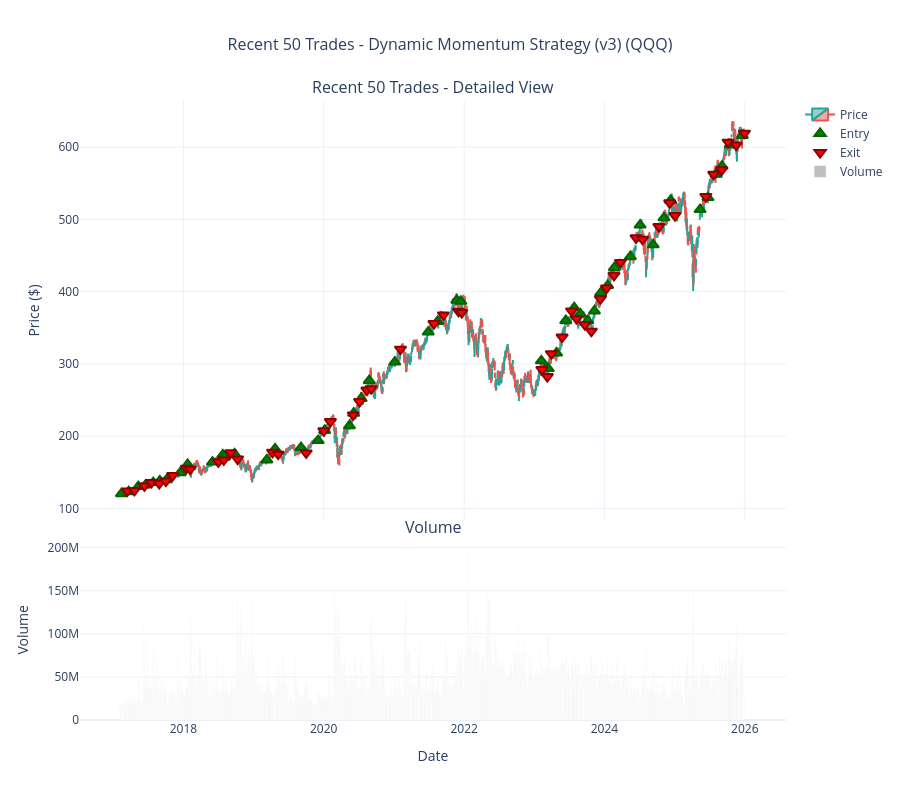

Notebook code cell kept with this figure:
### Code cell
# Create a focused chart for the most recent 50 trades (for detailed analysis)
if len(results_dynamic['trades']) > 0:
    trades_df = results_dynamic['trades'].copy()
    
    # Get the most recent 50 trades
    recent_trades = trades_df.tail(50).copy()
    
    # Find the date range for these trades
    all_dates = []
    for _, trade in recent_trades.iterrows():
        entry_date = pd.to_datetime(trade['entry_date'])
        exit_date = pd.to_datetime(trade['exit_date'])
        all_dates.extend([entry_date, exit_date])
    
    if len(all_dates) > 0:
        min_date = min(all_dates) - pd.Timedelta(days=10)
        max_date = max(all_dates) + pd.Timedelta(days=10)
        
        # Get price data for this period
        recent_data = data_backtest[
            (data_backtest['date'] >= min_date) & 
            (data_backtest['date'] <= max_date)
        ].copy()
        
        if len(recent_data) > 0:
            price_col = results_dynamic['price_col']
            
            # Create subplots
            fig = make_subplots(
                rows=2, cols=1,
                shared_xaxes=True,
                vertical_spacing=0.03,
                row_heights=[0.7, 0.3],
                subplot_titles=('Recent 50 Trades - Detailed View', 'Volume'),
                specs=[[{"secondary_y": False}], [{"secondary_y": False}]]
            )
            
            # Add candlestick
            fig.add_trace(
                go.Candlestick(
                    x=recent_data['date'],
                    open=recent_data['open'],
                    high=recent_data['high'],
                    low=recent_data['low'],
                    close=recent_data[price_col],
                    name='Price',
                    increasing_line_color='#26a69a',
                    decreasing_line_color='#ef5350'
                ),
                row=1, col=1
            )
            
            # Add SMA200 if available
            if 'SMA200' in recent_data.columns:
                sma200_values = recent_data['SMA200'].values
                fig.add_trace(
                    go.Scatter(
                        x=recent_data['date'],
                        y=sma200_values,
                        name='SMA200',
                        line=dict(color='orange', width=1, dash='dash'),
                        opacity=0.7
                    ),
                    row=1, col=1
                )
            
            # Mark entry and exit points for recent trades
            entry_dates = pd.to_datetime(recent_trades['entry_date']).tolist()
            entry_prices = recent_trades['entry_price'].tolist()
            exit_dates = pd.to_datetime(recent_trades['exit_date']).tolist()
            exit_prices = recent_trades['exit_price'].tolist()
            exit_reasons = recent_trades['exit_reason'].tolist()
            pnl_pcts = recent_trades['pnl_pct'].tolist()
            
            # Add entry markers
            fig.add_trace(
                go.Scatter(
                    x=entry_dates,
                    y=entry_prices,
                    mode='markers',
                    name='Entry',
                    marker=dict(
                        symbol='triangle-up',
                        size=10,
                        color='green',
                        line=dict(width=2, color='darkgreen')
                    ),
                    hovertemplate='<b>Entry</b><br>Date: %{x}<br>Price: $%{y:.2f}<extra></extra>',
                    showlegend=True
                ),
                row=1, col=1
            )
            
            # Add exit markers with PnL info
            fig.add_trace(
                go.Scatter(
                    x=exit_dates,
                    y=exit_prices,
                    mode='markers',
                    name='Exit',
                    marker=dict(
                        symbol='triangle-down',
                        size=10,
                        color='red',
                        line=dict(width=2, color='darkred')
                    ),
                    hovertemplate='<b>Exit</b><br>Date: %{x}<br>Price: $%{y:.2f}<br>Reason: %{text}<br>PnL: %{customdata:.2f}%<extra></extra>',
                    text=exit_reasons,
                    customdata=pnl_pcts,
                    showlegend=True
                ),
                row=1, col=1
            )
            
            # Add volume
            fig.add_trace(
                go.Bar(
                    x=recent_data['date'],
                    y=recent_data['vol'],
                    name='Volume',
                    marker_color='rgba(128, 128, 128, 0.5)'
                ),
                row=2, col=1
            )
            
            # Update layout
            fig.update_layout(
                title=dict(
                    text=f'Recent 50 Trades - Dynamic Momentum Strategy (v3) ({ticker})',
                    x=0.5,
                    font=dict(size=16)
                ),
                xaxis_rangeslider_visible=False,
                height=800,
                template='plotly_white',
                hovermode='x unified',
                showlegend=True
            )
            
            fig.update_xaxes(title_text="Date", row=2, col=1)
            fig.update_yaxes(title_text="Price ($)", row=1, col=1)
            fig.update_yaxes(title_text="Volume", row=2, col=1)
            
            fig.show()
            
            print(f"\n{'='*60}")
            print("RECENT 50 TRADES CHART DISPLAYED")
            print(f"{'='*60}")
            print("This focused view shows the most recent 50 trades for detailed analysis.")
            print("Use zoom and pan tools to examine individual trades closely.")
            print(f"{'='*60}")
        else:
            print("No data available for the recent trades period.")
    else:
        print("No valid dates found in recent trades.")
else:
    print("No trades available for charting.")

### Figure 1 — Plotly figure (JSON) as saved in the notebook; plotly's stock layout.template omitted (floating-point values rounded to 4 significant figures; data arrays with more than 128 entries replaced by an {"elided": "..."} marker saying what was removed)
{"data": [{"close": {"elided": "2239 float values"}, "decreasing": {"line": {"color": "#ef5350"}}, "high": {"elided": "2239 float values"}, "increasing": {"line": {"color": "#26a69a"}}, "low": {"elided": "2239 float values"}, "name": "Price", "open": {"elided": "2239 float values"}, "type": "candlestick", "x": {"elided": "2239 str values"}, "xaxis": "x", "yaxis": "y"}, {"hovertemplate": "<b>Entry</b><br>Date: %{x}<br>Price: $%{y:.2f}<extra></extra>", "marker": {"color": "green", "line": {"color": "darkgreen", "width": 2}, "size": 10, "symbol": "triangle-up"}, "mode": "markers", "name": "Entry", "showlegend": true, "type": "scatter", "x": ["2017-02-13T00:00:00", "2017-03-22T00:00:00", "2017-05-11T00:00:00", "2017-06-19T00:00:00", "2017-07-28T00:00:00", "2017-08-31T00:00:00", "2017-10-05T00:00:00", "2017-12-15T00:00:00", "2018-01-23T00:00:00", "2018-06-01T00:00:00", "2018-07-25T00:00:00", "2018-08-02T00:00:00", "2018-09-24T00:00:00", "2019-03-11T00:00:00", "2019-04-23T00:00:00", "2019-09-05T00:00:00", "2019-12-03T00:00:00", "2020-01-06T00:00:00", "2020-05-14T00:00:00", "2020-06-05T00:00:00", "2020-07-14T00:00:00", "2020-08-25T00:00:00", "2021-01-05T00:00:00", "2021-06-28T00:00:00", "2021-08-16T00:00:00", "2021-11-24T00:00:00", "2021-12-15T00:00:00", "2023-02-07T00:00:00", "2023-03-03T00:00:00", "2023-03-15T00:00:00", "2023-04-27T00:00:00", "2023-06-14T00:00:00", "2023-07-28T00:00:00", "2023-08-29T00:00:00", "2023-10-06T00:00:00", "2023-11-10T00:00:00", "2023-12-13T00:00:00", "2024-01-18T00:00:00", "2024-02-22T00:00:00", "2024-05-15T00:00:00", "2024-07-05T00:00:00", "2024-09-11T00:00:00", "2024-11-06T00:00:00", "2024-12-11T00:00:00", "2025-05-13T00:00:00", "2025-06-23T00:00:00", "2025-08-04T00:00:00", "2025-09-04T00:00:00", "2025-10-17T00:00:00", "2025-12-19T00:00:00"], "xaxis": "x", "y": [120.5, 123.2, 130.3, 132.7, 135.9, 138.2, 139.7, 149.3, 160.9, 164.2, 174.2, 171.0, 175.5, 167.2, 182.5, 184.3, 193.9, 208.0, 214.5, 231.8, 252.2, 276.9, 302.6, 344.1, 358.9, 388.3, 386.7, 304.4, 294.4, 293.6, 315.2, 360.0, 377.8, 369.2, 359.8, 373.3, 398.3, 408.5, 433.3, 448.5, 492.2, 464.9, 502.2, 526.4, 513.8, 530.4, 562.7, 573.8, 603.2, 616.3], "yaxis": "y"}, {"customdata": [3.123, 1.431, 0.6798, 2.506, -0.9941, -0.2062, 4.293, 4.258, -4.0, 0.2489, -4.0, 3.52, -4, 6.34, -4.0, -4.0, 7.0, 5.873, 7.0, 7.0, 4.651, -4.0, 5.894, 3.427, 2.458, -4.0, -4.0, -4.0, -4.0, 7.0, 7.0, 3.741, -4.0, -4.0, -4.0, 4.527, 1.698, 3.47, 1.661, 5.805, -4.0, 5.427, 4.134, -4.0, 3.505, 6.049, 1.058, 5.769, -0.04471, 0.515], "hovertemplate": "<b>Exit</b><br>Date: %{x}<br>Price: $%{y:.2f}<br>Reason: %{text}<br>PnL: %{customdata:.2f}%<extra></extra>", "marker": {"color": "red", "line": {"color": "darkred", "width": 2}, "size": 10, "symbol": "triangle-down"}, "mode": "markers", "name": "Exit", "showlegend": true, "text": ["time_limit", "time_limit", "time_limit", "time_limit", "time_limit", "time_limit", "time_limit", "time_limit", "stop_loss", "time_limit", "stop_loss", "time_limit", "stop_loss", "time_limit", "stop_loss", "stop_loss", "take_profit", "time_limit", "take_profit", "take_profit", "time_limit", "stop_loss", "time_limit", "time_limit", "time_limit", "stop_loss", "stop_loss", "stop_loss", "stop_loss", "take_profit", "take_profit", "time_limit", "stop_loss", "stop_loss", "stop_loss", "time_limit", "time_limit", "time_limit", "time_limit", "time_limit", "stop_loss", "time_limit", "time_limit", "stop_loss", "time_limit", "time_limit", "time_limit", "time_limit", "time_limit", "end_of_data"], "type": "scatter", "x": ["2017-03-15T00:00:00", "2017-04-21T00:00:00", "2017-06-12T00:00:00", "2017-07-19T00:00:00", "2017-08-28T00:00:00", "2017-10-02T00:00:00", "2017-11-06T00:00:00", "2018-01-16T00:00:00", "2018-02-05T00:00:00", "2018-07-02T00:00:00", "2018-07-30T00:00:00", "2018-09-04T00:00:00", "2018-10-10T00:00:00", "2019-04-10T00:00:00", "2019-05-09T00:00:00", "2019-10-02T00:00:00", "2020-01-02T00:00:00", "2020-02-05T00:00:00", "2020-06-03T00:00:00", "2020-07-06T00:00:00", "2020-08-13T00:00:00", "2020-09-04T00:00:00", "2021-02-04T00:00:00", "2021-07-28T00:00:00", "2021-09-15T00:00:00", "2021-12-03T00:00:00", "2021-12-20T00:00:00", "2023-02-10T00:00:00", "2023-03-10T00:00:00", "2023-03-31T00:00:00", "2023-05-26T00:00:00", "2023-07-14T00:00:00", "2023-08-09T00:00:00", "2023-09-21T00:00:00", "2023-10-25T00:00:00", "2023-12-11T00:00:00", "2024-01-12T00:00:00", "2024-02-20T00:00:00", "2024-03-25T00:00:00", "2024-06-14T00:00:00", "2024-07-18T00:00:00", "2024-10-11T00:00:00", "2024-12-06T00:00:00", "2025-01-02T00:00:00", "2025-06-12T00:00:00", "2025-07-23T00:00:00", "2025-09-03T00:00:00", "2025-10-06T00:00:00", "2025-11-17T00:00:00", "2025-12-30T00:00:00"], "xaxis": "x", "y": [124.2, 124.9, 131.2, 136.1, 134.6, 137.9, 145.6, 155.7, 154.4, 164.6, 167.2, 177.0, 168.5, 177.8, 175.2, 176.9, 207.5, 220.2, 229.5, 248.0, 263.9, 265.8, 320.5, 355.9, 367.8, 372.8, 371.2, 292.2, 282.6, 314.2, 337.2, 373.4, 362.7, 354.4, 345.4, 390.2, 405.1, 422.7, 440.5, 474.6, 472.5, 490.1, 523.0, 505.3, 531.8, 562.4, 568.7, 606.9, 602.9, 619.4], "yaxis": "y"}, {"marker": {"color": "rgba(128, 128, 128, 0.5)"}, "name": "Volume", "type": "bar", "x": {"elided": "2239 str values"}, "xaxis": "x2", "y": {"elided": "2239 int values"}, "yaxis": "y2"}], "layout": {"annotations": [{"font": {"size": 16}, "showarrow": false, "text": "Recent 50 Trades - Detailed View", "x": 0.5, "xanchor": "center", "xref": "paper", "y": 1.0, "yanchor": "bottom", "yref": "paper"}, {"font": {"size": 16}, "showarrow": false, "text": "Volume", "x": 0.5, "xanchor": "center", "xref": "paper", "y": 0.291, "yanchor": "bottom", "yref": "paper"}], "height": 800, "hovermode": "x unified", "showlegend": true, "title": {"font": {"size": 16}, "text": "Recent 50 Trades - Dynamic Momentum Strategy (v3) (QQQ)", "x": 0.5}, "xaxis": {"anchor": "y", "domain": [0, 1], "matches": "x2", "rangeslider": {"visible": false}, "showticklabels": false}, "xaxis2": {"anchor": "y2", "domain": [0, 1], "title": {"text": "Date"}}, "yaxis": {"anchor": "x", "domain": [0.321, 1.0], "title": {"text": "Price ($)"}}, "yaxis2": {"anchor": "x2", "domain": [0, 0.291], "title": {"text": "Volume"}}}}
